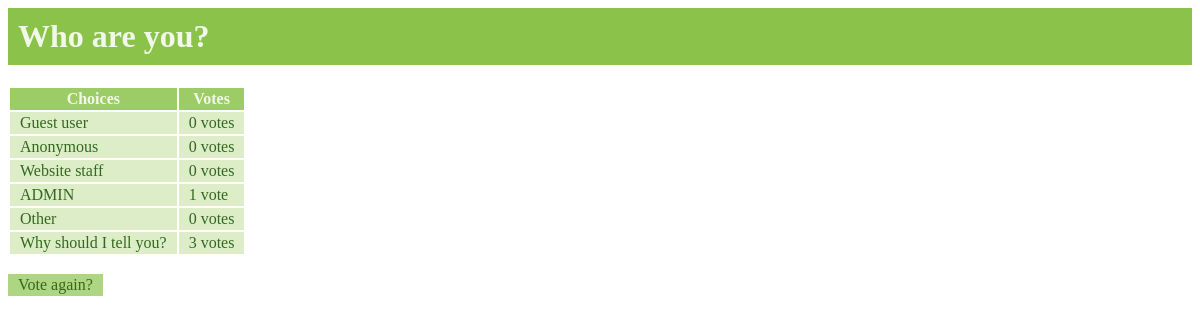
Screenshot of /polls/5/results/ with the database file from the repository.
### polls/models.py (models this page shows, shortened)
class Question(models.Model):
	question_text = models.CharField(max_length=200)
	pub_date = models.DateTimeField('date published')
	def was_published_recently(self):
		now = timezone.now()
		return now - datetime.timedelta(days=1) <= self.pub_date <= now
	was_published_recently.admin_order_field = 'pub_date'
	was_published_recently.boolean = True
	was_published_recently.short_description = 'Published recently?'

class Choice(models.Model):
	question = models.ForeignKey(Question)
	choice_text = models.CharField(max_length=200)
	votes = models.IntegerField(default=0)

### polls/views.py (the view)
# urls.py: url(r'^(?P<pk>[0-9]+)/results/$', views.ResultsView.as_view(), name='results'),
class ResultsView(generic.DetailView):
	model = Question
	template_name = 'polls/results.html'

### polls/templates/polls/results.html (shortened to what this page needs)
{% load staticfiles %}
<link rel="stylesheet" type="text/css" href="{% static 'polls/css/style.css' %}" />
<h1>{{ question.question_text }}</h1>
<table>
<thead>
	<th> Choices </th>
	<th> Votes </th>
</thead>
{% for choice in question.choice_set.all %}
	<tr>
		<td>{{ choice.choice_text }}</td> <td>{{ choice.votes }} vote{{ choice.votes|pluralize }}</td>
	</tr>
{% endfor %}
</table>
<a class="linkboxx" href="{% url 'polls:detail' question.id %}">Vote again?</a>

### polls/static/polls/css/style.css (style rules this page uses)
a { color: #558B2F; }
a:link { text-decoration: none; }
h1 { color: #F1F8E9; background-color: #8BC34A; padding-left: 20px; padding: 10px }
th, td, .boxx, .hboxx, .centerboxx, .rboxx, .mboxx, .linkboxx, .inputboxx { color: #33691E; border-width: 0em; border-style: solid; border-color: #33691E; border-collapse: collapse; background-color: #DCEDC8; padding: 2px; padding-left: 10px; padding-right: 10px; }
th, .hboxx { background-color: #9CCC65; color: #F1F8E9; }
.linkboxx { display: inline-block; background-color: #AED581; }

### rows the page displays
Question: question_text "Who are you?"
Choice: choice_text "Guest user", votes "0"
Choice: choice_text "Anonymous", votes "0"
Choice: choice_text "Website staff", votes "0"
Choice: choice_text "ADMIN", votes "1"
Choice: choice_text "Other", votes "0"
Choice: choice_text "Why should I tell you?", votes "3"
